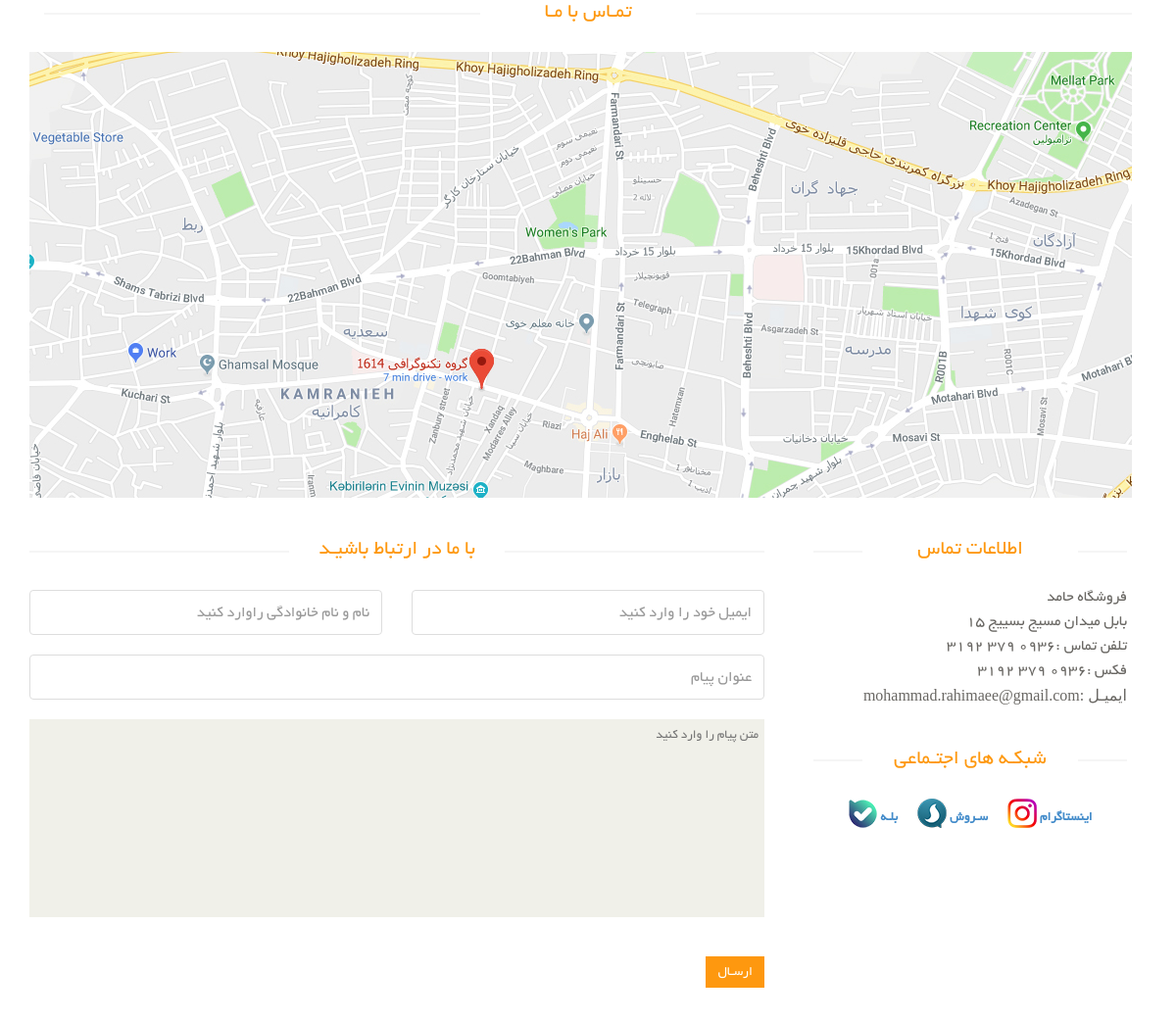
The page /contact-us/ on the database its author committed.
### eshop_settings/models.py (models this page shows, shortened)
class SiteSettings(models.Model):
    SiteName = models.CharField(max_length=150, verbose_name='عنوان سایت')
    address = models.CharField(max_length=400, verbose_name='ادرس')
    phone = models.CharField(max_length=50, verbose_name='تلفن')
    mobile = models.CharField(max_length=50, verbose_name='تلفن همراه')
    email = models.EmailField(max_length=50, verbose_name='ایمیل')
    about = models.TextField(verbose_name='درباره ما', default='درباره ما')
    logo = models.ImageField(upload_to=upload_image_path, blank=True, default='')
    CopyRight = models.CharField(max_length=150, verbose_name='کپی رایت سایت')
    map = models.ImageField(upload_to=upload_image_path, blank=True, default='')
    class Meta:
        verbose_name = 'تنضیمات سایت'
        verbose_name_plural = 'مدیریت تنظیمات'

### eshop_contact/views.py (the view, shortened to what this page needs)
# urls.py: path('', contact_page, name='page'),
def contact_page(request):
    site_settings = SiteSettings.objects.first()
    contact_form = ContactForm(request.POST or None)
    context = {
        'contact_form': contact_form,
        'site_settings': site_settings,
    }
    return render(request, 'contact/contact_us_page.html', context)

### eshop_contact/forms.py
class ContactForm(forms.Form):
    full_name = forms.CharField(
        widget=forms.TextInput(attrs={'placeholder': 'نام و نام خانوادگی راوارد کنید', 'class': 'form-control'}),
        label='نام و نام خانوادگی'
    )
    email = forms.CharField(
        widget=forms.EmailInput(attrs={'placeholder': 'ایمیل خود را وارد کنید', 'class': 'form-control'}),
        label='ایمیل',
    )
    subject = forms.CharField(
        widget=forms.TextInput(attrs={'placeholder': 'عنوان پیام', 'class': 'form-control'}),
        label='عنوان پیام'
    )
    message = forms.CharField(
        widget=forms.Textarea(attrs={'placeholder': 'متن پیام را وارد کنید'}),
        label='متن پیام'
    )

### eshop_contact/templates/contact/contact_us_page.html (shortened to what this page needs)
{% extends 'shared/_MainLayout.html' %}
{% load static %}
{% block content %}
    <div id="contact-page" class="container">
        <div class="bg">
            <div class="row">
                <div class="container">
                    <div class="col-sm-12" style="overflow: hidden; margin-bottom: 40px">
                        <h2 class="title text-center">تمـاس با مـا</h2>
                        <div id="gmap" class="contact-map">
                            <img src="{% static 'images/home/Map.jpg' %}" alt="Map"/>
                        </div>
                    </div>
                </div>
            </div>
            <div class="row">
                <div class="col-sm-8">
                    <div class="contact-form">
                        <h2 class="title text-center">با ما در ارتباط باشیـد</h2>
                        <form id="main-contact-form" class="contact-form row" name="contact-form" method="post">
                            <div class="form-group col-md-6">
                                {{ contact_form.full_name }}
                            </div>
                            <div class="form-group col-md-6">
                                {{ contact_form.email }}
                            </div>
                            <div class="form-group col-md-12">
                                {{ contact_form.subject }}
                            </div>
                            <div class="form-group col-md-12">
                                {{ contact_form.message }}
                            </div>
                            <div class="form-group col-md-12">
                                <input type="submit" name="submit" class="btn btn-primary pull-right" value="ارسـال">
                            </div>
                        </form>
                    </div>
                </div>
                <div class="col-sm-4">
                    <div class="contact-info">
                        <h2 class="title text-center">اطلاعات تماس</h2>
                        <address>
                            <p>{{ site_settings.SiteName }}</p>
                            <p>{{ site_settings.address }}</p>
                            <p>تلفن تماس :{{ site_settings.phone }}</p>
                            <p>فکس :{{ site_settings.mobile }}</p>
                            <p style="font-family: tahoma;">ایمیـل :{{ site_settings.email }}</p>
                        </address>
                        <div class="social-networks">
                            <h2 class="title text-center">شبکـه های اجتـماعی</h2>
                            <span class="socials-share share">
									<ul>
										<a href="#">
											<li>
												<label>بلـه</label>
												<img src="{% static 'images/product-details/Bale.png' %}"/>
											</li>
										</a>
										<a href="#">
											<li>
												<label>سـروش</label>
												<img src="{% static 'images/product-details/Soroush.png' %}"/>
											</li>
										</a>
										<a href="#">
											<li>
												<label>اینستاگرام</label>
												<img src="{% static 'images/product-details/Instagram.png' %}"/>
											</li>
										</a>
									</ul>
								</span>
                        </div>
                    </div>
                </div>
            </div>
        </div>
    </div>
{% endblock %}

### assets/css/main.css (style rules this page uses)
body { font-family: 'BYekan'; font-size: 10pt; position: relative; font-weight: normal; direction: rtl; }
ul li { list-style: none; }
a { -webkit-transition: 300ms; -moz-transition: 300ms; -o-transition: 300ms; transition: 300ms; }
h1, h2, h3, h4, h5, h6 { font-family: 'BYekan', sans-serif; }
.left-sidebar h2:after, h2.title:after { content: " "; position: absolute; border: 1px solid #f5f5f5; bottom:8px; right: 0; width: 100%; height: 0; z-index: -2; }
h2.title:before { content: " "; position: absolute; background: #fff; bottom: -6px; width: 220px; height: 30px; z-index: -1; right: 50%; margin-right: -110px; }
h2.title { color: #FE980F; font-family: 'BYekan', sans-serif; font-size: 16pt; font-weight: 400; margin: 0 15px; text-transform: uppercase; margin-bottom: 30px; position: relative; }
.share { margin-top: 15px; }
.bg h2.title { margin-right:0; margin-left:0; margin-top: 0; }
.chose_area input, select, textarea { background: #F0F0E9; border:0; color: #696763; padding: 6px; width: 100%; border-radius: 0; resize: none }
.socials-share { margin-bottom: 30px; margin-top: 18px; }
.socials-share ul { padding-right: 0px; }
.socials-share li { display: inline-block; float: right; padding: 5px 10px; }
.btn.btn-primary { background:#FE980F; border: 0 none; border-radius: 0; margin-top: 16px; }
.contact-map { width: 100%; height: 385px; margin-bottom: 70px }
.contact-form .form-group { margin-bottom: 20px; }
#contact-page .form-control { background-color: #fff; border: 1px solid #ddd; color: #696763; height: 46px; padding: 6px 12px; width: 100%; font-size: 16px; border-radius: 4px; box-shadow:inherit; }
#main-contact-form .btn-primary { margin-bottom: 15px; margin-top: 20px; }
#contact-page .contact-info { padding: 0 20px; }
#contact-page .contact-info address { margin-bottom: 40px; margin-top: -5px; }
#contact-page .contact-info p { margin-bottom: 0; color: #696763; font-size: 16px; line-height: 25px; }
.social-networks { overflow: hidden; text-align: center; }
.social-networks ul { margin-top: -5px; padding: 0; display: inline-block; }
.social-networks ul li { float: left; text-decoration: none; list-style: none; margin-right: 20px; }
.social-networks ul li:last-child { margin-right: 0; }

### rows shown on the page
SiteSettings: SiteName "فروشگاه حامد", address "بابل میدان مسیج بسییج 15", phone "0936 379 3192", mobile "0936 379 3192", email "mohammad.rahimaee@gmail.com"
